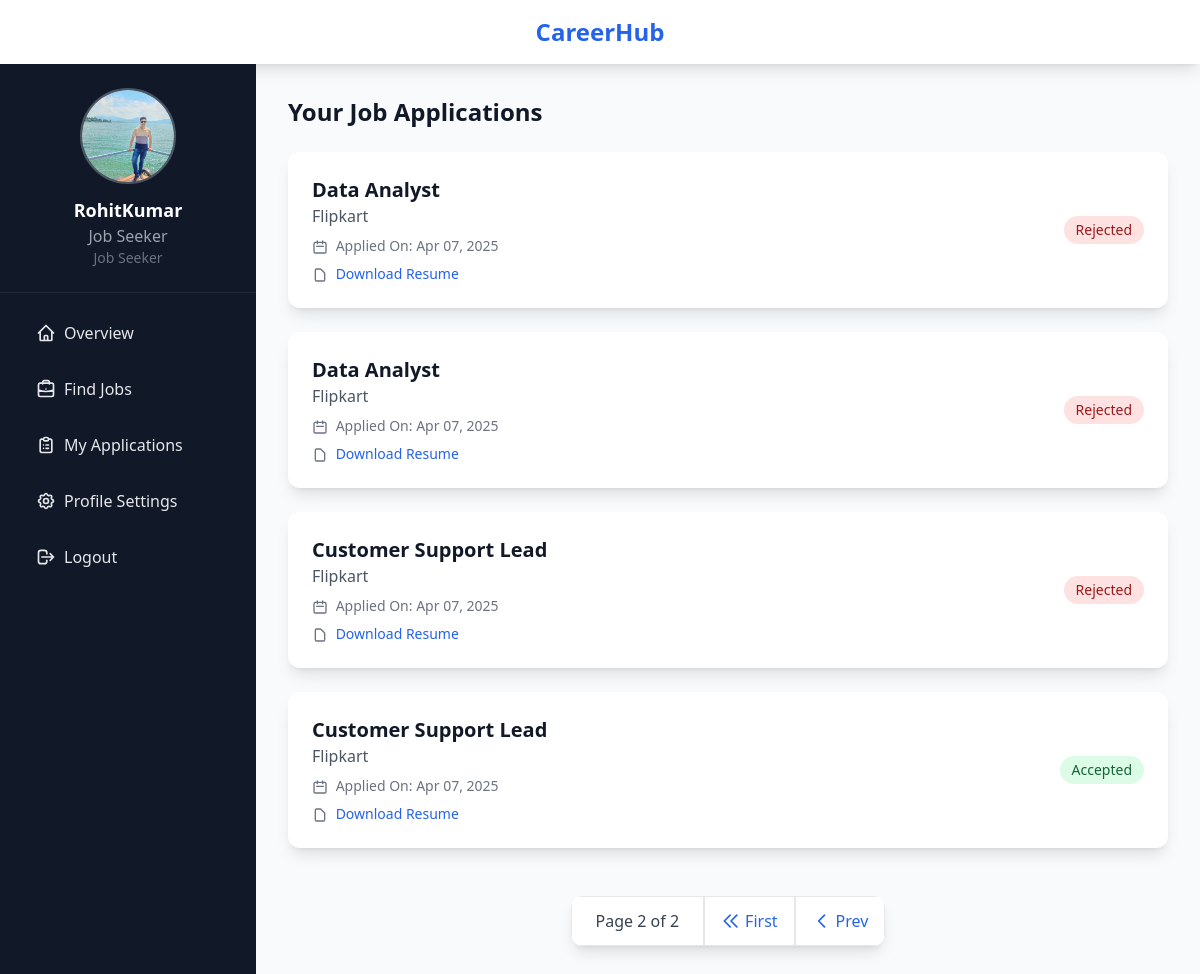
The page /auth/dashboard/?tab=applications&applications_page=2 (signed in) on the database its author committed.
### hub_apps/authentication/models.py (models this page shows, shortened)
class CustomUser(AbstractUser):
    is_recruiter = models.BooleanField(default=False)
    phone = models.CharField(max_length=15,blank=True,null=True)
    profile_picture = models.ImageField(upload_to="profile_pics/",blank=True,null=True)
    email = models.EmailField(unique=True)

### hub_apps/applications/models.py (models this page shows, shortened)
class JobApplication(models.Model):
    job = models.ForeignKey(Job, on_delete=models.CASCADE) #linking to Job model form hub_apps/jobs
    applicant = models.ForeignKey(settings.AUTH_USER_MODEL, on_delete=models.CASCADE)
    cover_letter = models.TextField(blank=True, null=True)
    applied_at = models.DateTimeField(auto_now_add=True)
    status = models.CharField(
        max_length=20, choices=[('Pending', 'Pending'), ('Accepted', 'Accepted'), ('Rejected', 'Rejected')], default='Pending'
    )
    def get_resume(self):
        profile = UserProfile.objects.get(user=self.applicant)
        return profile.resume.url if profile.resume else None  # Return resume URL if available

### hub_apps/jobs/models.py (models this page shows, shortened)
class Job(models.Model):
    JOB_TYPE_CHOICES = [
        ('Full Time', 'Full Time'),
        ('Part Time', 'Part Time'),
        ('Freelance', 'Freelance'),
        ('Internship', 'Internship'),
    ]
    title = models.CharField(max_length=225)
    company = models.CharField(max_length=225)
    location = models.CharField(max_length=225)
    job_type = models.CharField(max_length=225, choices=JOB_TYPE_CHOICES, default='Full Time')
    salary = models.DecimalField(max_digits=10, decimal_places=2, null=True, blank=True)
    description = models.TextField()
    created_at = models.DateTimeField(auto_now_add=True)
    updated_at = models.DateTimeField(auto_now=True)
    posted_by = models.ForeignKey(settings.AUTH_USER_MODEL, on_delete=models.CASCADE)
    is_active = models.BooleanField(default=True)

### hub_apps/authentication/views.py (the view)
# urls.py: path('dashboard/', dashboard, name='dashboard'),
@login_required
def dashboard(request):
    user = request.user
    user_profile, created = UserProfile.objects.get_or_create(user=user)
    active_tab = request.GET.get('tab', 'overview')  # Always prioritize GET parameter
    if user.is_recruiter:
        jobs = Job.objects.filter(posted_by=user)
        active_jobs_count = jobs.filter(is_active=True).count()
        total_applications = JobApplication.objects.filter(job__posted_by=user).count()
        pending_applications_count = JobApplication.objects.filter(job__posted_by=user, status='Pending').count()
        hired_count = JobApplication.objects.filter(job__posted_by=user, status='Accepted').count()
        recent_jobs = jobs.order_by('-created_at')[:3]
        recent_applications = JobApplication.objects.filter(job__posted_by=user).order_by('-applied_at')[:5]
        return render(request, 'authentication/recruiter_dashboard.html', {
            'profile': user_profile,
            'active_jobs_count': active_jobs_count,
            'total_applications': total_applications,
            'pending_applications_count': pending_applications_count,
            'hired_count': hired_count,
            'recent_jobs': recent_jobs,
            'recent_applications': recent_applications,
        })
    elif user.is_superuser:
        return redirect('admin:index')
    else:
        applications = JobApplication.objects.filter(applicant=user)
        applications_count = applications.count()
        pending_applications_count = applications.filter(status='Pending').count()
        recent_applications = applications.order_by('-applied_at')[:5]
        saved_jobs_count = 0  # No SavedJob model; placeholder
        interviews_count = applications.filter(status='Accepted').count()
        applications_progress = min(applications_count * 10, 100)
        upcoming_interviews = applications.filter(status='Accepted').order_by('-applied_at')[:5]
        jobs = Job.objects.filter(is_active=True)
        search_query = request.GET.get('q', '')
        job_type_filter = request.GET.get('job_type', '')
        location_filter = request.GET.get('location', '')
        sort_option = request.GET.get('sort', 'newest')
        if search_query:
            jobs = jobs.filter(title__icontains=search_query)
        if job_type_filter:
            jobs = jobs.filter(job_type=job_type_filter)
        if location_filter:
            jobs = jobs.filter(location__icontains=location_filter)
        if sort_option == 'highest_salary':
            jobs = jobs.order_by('-salary')
        else:
            jobs = jobs.order_by('-created_at')
        applied_job_ids = JobApplication.objects.filter(applicant=user).values_list('job_id', flat=True)
        jobs_list = []
        for job in jobs:
            job.has_applied = job.id in applied_job_ids
            jobs_list.append(job)
        jobs_paginator = Paginator(jobs_list, 5)
        jobs_page = request.GET.get('jobs_page', 1)
        jobs_page_obj = jobs_paginator.get_page(jobs_page)
        applications_paginator = Paginator(applications, 5)
        applications_page = request.GET.get('applications_page', 1)
        applications_page_obj = applications_paginator.get_page(applications_page)
        if request.method == 'POST' and active_tab == 'profile':
            user_form = UserRegistrationForm(request.POST, request.FILES, instance=user)
            profile_form = UserProfileForm(request.POST, request.FILES, instance=user_profile)
            if user_form.is_valid() and profile_form.is_valid():
                user_form.save()
                profile_form.save()
                return redirect(f'{request.path}?tab=profile')
        else:
            user_form = UserRegistrationForm(instance=user)
            profile_form = UserProfileForm(instance=user_profile)
        context = {
            'user': user,
            'profile': user_profile,
            'active_tab': active_tab,  # Pass active_tab to the template
            'applications_count': applications_count,
            'pending_applications_count': pending_applications_count,
            'saved_jobs_count': saved_jobs_count,
            'interviews_count': interviews_count,
            'applications_progress': applications_progress,
            'recent_applications': recent_applications,
            'upcoming_interviews': upcoming_interviews,
            'jobs': jobs_page_obj.object_list,
            'jobs_page_obj': jobs_page_obj,
            'search_query': search_query,
            'job_type_filter': job_type_filter,
            'location_filter': location_filter,
            'sort_option': sort_option,
            'applications': applications_page_obj.object_list,
            'applications_page_obj': applications_page_obj,
            'user_form': user_form,
            'profile_form': profile_form,
        }
        return render(request, 'authentication/jobseeker_dashboard.html', context)

### hub_apps/authentication/templates/authentication/jobseeker_dashboard.html (shortened to what this page needs)
{% extends 'base.html' %}
{% load static %}
{% block content %}
    <div class="flex min-h-screen bg-gray-50">
        <div id="sidebar" class="fixed top-16 left-0 bottom-0 z-50 w-64 bg-gray-900 text-white flex-col flex-shrink-0 transform -translate-x-full md:translate-x-0 transition-transform duration-300 ease-in-out md:flex md:static md:inset-auto">
            <div class="p-6 text-center border-b border-gray-800">
                {% if user.profile_picture %}
                    <img src="{{ user.profile_picture.url }}" alt="Profile Picture" class="w-24 h-24 rounded-full mx-auto mb-3 border-2 border-gray-600 object-cover">
                {% else %}
                    <img src="{% static 'img/default_avatar.png' %}" alt="Default Profile" class="w-24 h-24 rounded-full mx-auto mb-3 border-2 border-gray-600 object-cover">
                {% endif %}
                <h5 class="text-lg font-semibold">{{ user.username }}</h5>
                <p class="text-gray-400">{{ profile.job_title|default:'Job Seeker' }}</p>
                <p class="text-sm text-gray-500">Job Seeker</p>
            </div>
            <nav class="flex-1 p-4 space-y-2">
                <a href="#overview" class="tab-link flex items-center px-4 py-3 text-gray-200 hover:bg-gray-800 hover:text-white rounded-lg transition border-l-4 border-transparent hover:border-blue-500" data-tab="overview">
                    <svg class="w-5 h-5 mr-2" fill="none" stroke="currentColor" viewBox="0 0 24 24"><path stroke-linecap="round" stroke-linejoin="round" stroke-width="2" d="M3 12l2-2m0 0l7-7 7 7M5 10v10a1 1 0 001 1h3m10-11l2 2m-2-2v10a1 1 0 01-1 1h-3m-6 0a1 1 0 001-1v-4a1 1 0 011-1h2a1 1 0 011 1v4a1 1 0 001 1m-6 0h6" /></svg>
                    Overview
                </a>
                <a href="#find-jobs" class="tab-link flex items-center px-4 py-3 text-gray-200 hover:bg-gray-800 hover:text-white rounded-lg transition border-l-4 border-transparent hover:border-blue-500" data-tab="find-jobs">
                    Find Jobs
                </a>
                <a href="#applications" class="tab-link flex items-center px-4 py-3 text-gray-200 hover:bg-gray-800 hover:text-white rounded-lg transition border-l-4 border-transparent hover:border-blue-500 relative" data-tab="applications">
                    My Applications
                </a>
                <a href="#profile" class="tab-link flex items-center px-4 py-3 text-gray-200 hover:bg-gray-800 hover:text-white rounded-lg transition border-l-4 border-transparent hover:border-blue-500" data-tab="profile">
                    Profile Settings
                </a>
                <a href="{% url 'logout' %}" class="flex items-center px-4 py-3 text-gray-200 hover:bg-gray-800 hover:text-white rounded-lg transition border-l-4 border-transparent hover:border-blue-500">
                    <svg class="w-5 h-5 mr-2" fill="none" stroke="currentColor" viewBox="0 0 24 24"><path stroke-linecap="round" stroke-linejoin="round" stroke-width="2" d="M17 16l4-4m0 0l-4-4m4 4H7m6 4v1a3 3 0 01-3 3H6a3 3 0 01-3-3V7a3 3 0 013-3h4a3 3 0 013 3v1" /></svg>
                    Logout
                </a>
            </nav>
        </div>
        <main class="flex-1 p-6 md:p-8 overflow-y-auto">
            <div id="tab-content">
                <div id="applications" class="tab-pane {% if active_tab == 'applications' %}active{% else %}hidden{% endif %}">
                    <h1 class="text-2xl font-bold text-gray-900 mb-6">Your Job Applications</h1>
                    <div class="space-y-6">
                        {% for application in applications %}
                            <div class="bg-white rounded-xl shadow-lg p-6 hover:shadow-xl transition-transform transform hover:-translate-y-1">
                                <div class="flex flex-col sm:flex-row sm:justify-between sm:items-center">
                                    <div>
                                        <h5 class="text-xl font-semibold text-gray-900">{{ application.job.title }}</h5>
                                        <p class="text-gray-600">{{ application.job.company }}</p>
                                        <p class="mt-2 text-sm text-gray-500">
                                            <svg class="w-4 h-4 inline mr-1" fill="none" stroke="currentColor" viewBox="0 0 24 24">
                                                <path stroke-linecap="round" stroke-linejoin="round" stroke-width="2" d="M8 7V3m8 4V3m-9 8h10M5 21h14a2 2 0 002-2V7a2 2 0 00-2-2H5a2 2 0 00-2 2v12a2 2 0 002 2z" />
                                            </svg>
                                            Applied On: {{ application.applied_at|date:"M d, Y" }}
                                        </p>
                                        {% if application.get_resume %}
                                            <p class="mt-2 text-sm text-gray-500">
                                                <svg class="w-4 h-4 inline mr-1" fill="none" stroke="currentColor" viewBox="0 0 24 24">
                                                    <path stroke-linecap="round" stroke-linejoin="round" stroke-width="2" d="M7 21h10a2 2 0 002-2V9.414a1 1 0 00-.293-.707l-5.414-5.414A1 1 0 0012.586 3H7a2 2 0 00-2 2v14a2 2 0 002 2z" />
                                                </svg>
                                                <a href="{{ application.get_resume }}" target="_blank" class="text-blue-600 hover:text-blue-800">Download Resume</a>
                                            </p>
                                        {% endif %}
                                    </div>
                                    <div class="mt-4 sm:mt-0 sm:text-right">
                                        <span class="inline-block px-3 py-1 text-sm font-medium rounded-full {% if application.status == 'Pending' %}bg-yellow-100 text-yellow-800{% elif application.status == 'Accepted' %}bg-green-100 text-green-800{% else %}bg-red-100 text-red-800{% endif %}">
                                            {{ application.status }}
                                        </span>
                                    </div>
                                </div>
                            </div>
                        {% empty %}
                            <div class="bg-white rounded-xl shadow-lg p-6 text-center">
                                <p class="text-gray-600">You haven't applied for any jobs yet.</p>
                                <button class="tab-link mt-2 text-blue-600 hover:text-blue-800" data-tab="find-jobs">Start applying now!</button>
                            </div>
                        {% endfor %}
                    </div>
                    {% if applications_page_obj.paginator.num_pages > 1 %}
                        <div class="mt-12 flex justify-center">
                            <nav class="inline-flex rounded-xl shadow-lg overflow-hidden">
                                <span class="inline-flex items-center px-6 py-3 text-gray-700 bg-white border border-gray-200 font-medium">
                                    Page {{ applications_page_obj.number }} of {{ applications_page_obj.paginator.num_pages }}
                                </span>
                                {% if applications_page_obj.has_previous %}
                                    <a href="?tab=applications&applications_page=1" class="inline-flex items-center px-4 py-3 bg-white border border-gray-200 text-blue-600 hover:bg-blue-50 transition">
                                        <svg class="w-5 h-5 mr-1" fill="none" stroke="currentColor" viewBox="0 0 24 24">
                                            <path stroke-linecap="round" stroke-linejoin="round" stroke-width="2" d="M11 19l-7-7 7-7m8 14l-7-7 7-7" />
                                        </svg>
                                        First
                                    </a>
                                    <a href="?tab=applications&applications_page={{ applications_page_obj.previous_page_number }}" class="inline-flex items-center px-4 py-3 bg-white border border-gray-200 text-blue-600 hover:bg-blue-50 transition">
                                        <svg class="w-5 h-5 mr-1" fill="none" stroke="currentColor" viewBox="0 0 24 24">
                                            <path stroke-linecap="round" stroke-linejoin="round" stroke-width="2" d="M15 19l-7-7 7-7" />
                                        </svg>
                                        Prev
                                    </a>
                                {% endif %}
                            </nav>
                        </div>
                    {% endif %}
                </div>
            </div>
        </main>
    </div>
{% endblock %}

### rows shown on the page
CustomUser: profile_picture (picture), username "RohitKumar"
JobApplication: job "Data Analyst", job.company "Flipkart", applied_at "Apr 07, 2025", status "Rejected"
JobApplication: job "Data Analyst", job.company "Flipkart", applied_at "Apr 07, 2025", status "Rejected"
JobApplication: job "Customer Support Lead", job.company "Flipkart", applied_at "Apr 07, 2025", status "Rejected"
JobApplication: job "Customer Support Lead", job.company "Flipkart", applied_at "Apr 07, 2025", status "Accepted"

### other values the page prints
{{ profile.job_title|default:'Job Seeker' }} "Job Seeker"
{{ applications_page_obj.number }} "2"
{{ applications_page_obj.paginator.num_pages }} "2"
